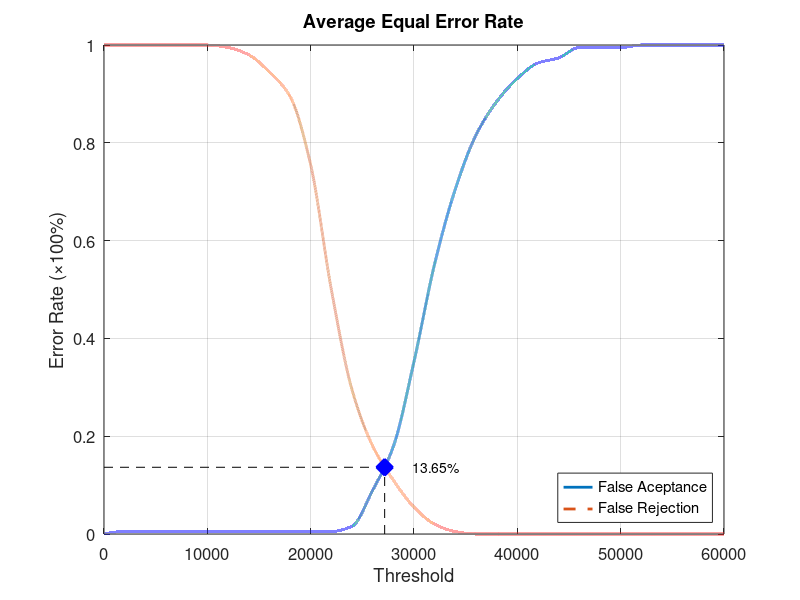
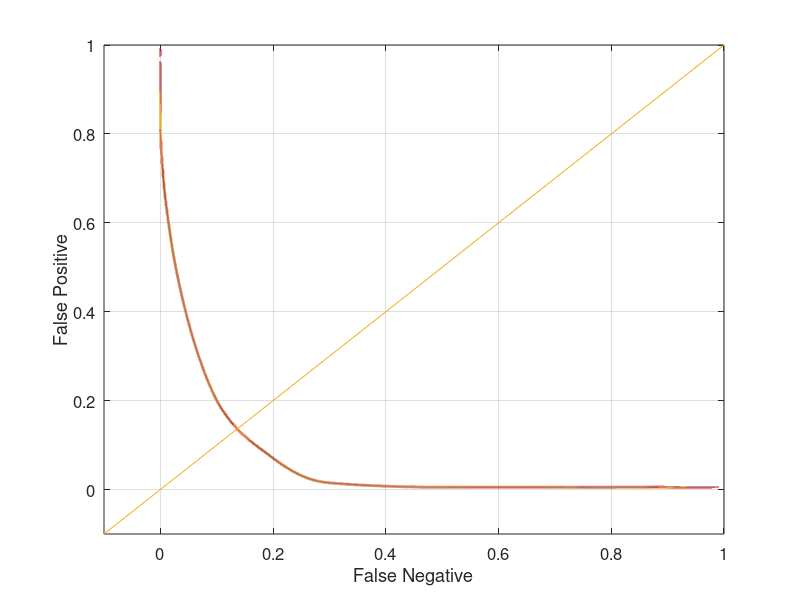

The MATLAB source for these figures, in order:
function yEER = Database2_1
close all;
clear;
clc;
x = 0:2000:60000;
xq = 0:0.5:60000;

y0 = [0 0.00526316 0.00526316 0.00526316 0.00526316 0.00526316 0.00526316 0.00526316 0.00526316 0.00526316 0.00526316 0.00526316 0.0157895 0.0894737 0.178947 0.352632 0.552632 0.705263 0.815789 0.884211 0.931579 0.963158 0.973684 0.994737 0.994737 0.994737 1 1 1 1 1];
yy0 = interp1(x, y0, xq, 'pchip');
y1 = [1 1 1 1 1 1 0.995 0.98 0.945 0.895 0.755 0.5 0.295 0.18 0.11 0.055 0.02 0.005 0 0 0 0 0 0 0 0 0 0 0 0 0];
yy1 = interp1(x, y1, xq, 'pchip');

% Calculating EER: 
y2 = abs(y0 - y1);
find(y2 == min(y2))
yy2 = abs(yy0 - yy1);
xEER = find(yy2 == min(yy2));
xEERIndex = xq(xEER) % X-axis EER
yEER = yy0(xEER) % Y-axis EER

main = figure
plot(xq, yy0,'-','LineWidth', 2);	hold on
plot(xq, yy1,'--','LineWidth', 2);	hold on
plot([xEERIndex xEERIndex], [0 yEER], 'k--');	hold on
plot([0 xEERIndex], [yEER yEER], 'k--');	hold on
plot(xEERIndex, yEER, 'bx', 'LineWidth', 10);	hold on
text(xEERIndex + 10 * xEERIndex / 100, yEER, [num2str(round((10000 * yEER)) / 100) '%'])
legend('False Aceptance', 'False Rejection', 'Location', 'SouthEast')
xlabel('Threshold')
ylabel('Error Rate (\times100%)')
title('Average Equal Error Rate')
set(gca, 'FontSize', 12)
axis([0 60000 0 1])
grid on

print(main, 'Database2_1Main', '-dpng');
FNRxFPR = figure('Color', [1 1 1]);
plot(yy1, yy0, '-', yy1, yy0, 'LineWidth', 2);
hold on
y = -0.1:0.1:1
plot(y, y); 
set(gca, 'FontSize', 12)
xlabel('False Negative')
ylabel('False Positive')
axis([-0.1 1 -0.1 1])
set(gca, 'FontSize', 12)
grid on

print(FNRxFPR, 'Database2_1FNRxFPR','-dpng');
end
